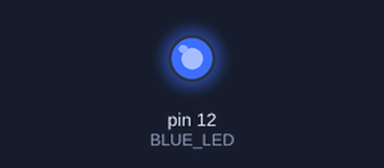
The sketch below on a simulated Arduino Uno, built with avr-gcc and run on an emulated ATmega328P. Parts: output pins drawn as LEDs (lit = HIGH).

Above: at 1.0 s.
At 3.0 s:
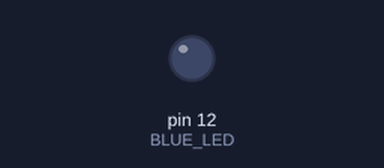
Timing chart, 0 to 5.2 s (numbered marks = the images above):
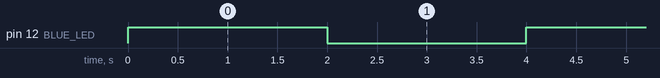

Measured:
- by itself, pin 12 (BLUE_LED): alternates HIGH for 2.0 s and LOW for 2.0 s

The sketch:

GPIO_OUTPUT.ino
```cpp
const int BLUE_LED = 12;


void setup() {
  // put your setup code here, to run once:
  pinMode(BLUE_LED, OUTPUT);
}

void loop() {
  // put your main code here, to run repeatedly:
  digitalWrite(BLUE_LED, HIGH);
  delay(2000);
  digitalWrite(BLUE_LED, LOW);
  delay(2000);
}
```
